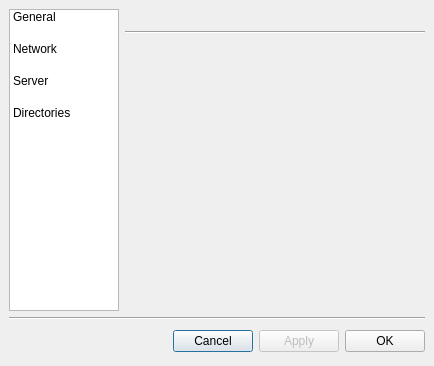
<ui version="4.0" >
 <class>Settings</class>
 <widget class="QDialog" name="Settings" >
  <property name="geometry" >
   <rect>
    <x>0</x>
    <y>0</y>
    <width>434</width>
    <height>366</height>
   </rect>
  </property>
  <property name="windowTitle" >
   <string>Settings</string>
  </property>
  <property name="windowIcon" >
   <iconset/>
  </property>
  <layout class="QGridLayout" >
   <property name="margin" >
    <number>9</number>
   </property>
   <property name="spacing" >
    <number>6</number>
   </property>
   <item row="0" column="1" >
    <layout class="QVBoxLayout" >
     <property name="margin" >
      <number>0</number>
     </property>
     <property name="spacing" >
      <number>6</number>
     </property>
     <item>
      <widget class="QLabel" name="pageName" >
       <property name="sizePolicy" >
        <sizepolicy>
         <hsizetype>1</hsizetype>
         <vsizetype>4</vsizetype>
         <horstretch>0</horstretch>
         <verstretch>0</verstretch>
        </sizepolicy>
       </property>
       <property name="font" >
        <font>
         <family>Sans Serif</family>
         <pointsize>9</pointsize>
         <weight>75</weight>
         <italic>false</italic>
         <bold>true</bold>
         <underline>false</underline>
         <strikeout>false</strikeout>
        </font>
       </property>
       <property name="text" >
        <string/>
       </property>
      </widget>
     </item>
     <item>
      <widget class="Line" name="line_2" >
       <property name="orientation" >
        <enum>Qt::Horizontal</enum>
       </property>
      </widget>
     </item>
    </layout>
   </item>
   <item row="3" column="0" colspan="2" >
    <layout class="QHBoxLayout" >
     <property name="margin" >
      <number>0</number>
     </property>
     <property name="spacing" >
      <number>6</number>
     </property>
     <item>
      <spacer>
       <property name="orientation" >
        <enum>Qt::Horizontal</enum>
       </property>
       <property name="sizeHint" >
        <size>
         <width>312</width>
         <height>31</height>
        </size>
       </property>
      </spacer>
     </item>
     <item>
      <widget class="QPushButton" name="canceButton" >
       <property name="minimumSize" >
        <size>
         <width>0</width>
         <height>22</height>
        </size>
       </property>
       <property name="text" >
        <string>Cancel</string>
       </property>
      </widget>
     </item>
     <item>
      <widget class="QPushButton" name="applyButton" >
       <property name="enabled" >
        <bool>false</bool>
       </property>
       <property name="minimumSize" >
        <size>
         <width>0</width>
         <height>22</height>
        </size>
       </property>
       <property name="text" >
        <string>Apply</string>
       </property>
      </widget>
     </item>
     <item>
      <widget class="QPushButton" name="okButton" >
       <property name="minimumSize" >
        <size>
         <width>0</width>
         <height>22</height>
        </size>
       </property>
       <property name="text" >
        <string>OK</string>
       </property>
      </widget>
     </item>
    </layout>
   </item>
   <item rowspan="2" row="0" column="0" >
    <widget class="QListWidget" name="listWidget" >
     <property name="minimumSize" >
      <size>
       <width>110</width>
       <height>0</height>
      </size>
     </property>
     <property name="maximumSize" >
      <size>
       <width>110</width>
       <height>16777215</height>
      </size>
     </property>
     <property name="alternatingRowColors" >
      <bool>false</bool>
     </property>
     <property name="iconSize" >
      <size>
       <width>24</width>
       <height>24</height>
      </size>
     </property>
     <property name="textElideMode" >
      <enum>Qt::ElideMiddle</enum>
     </property>
     <property name="movement" >
      <enum>QListView::Static</enum>
     </property>
     <property name="flow" >
      <enum>QListView::TopToBottom</enum>
     </property>
     <property name="isWrapping" stdset="0" >
      <bool>false</bool>
     </property>
     <property name="resizeMode" >
      <enum>QListView::Fixed</enum>
     </property>
     <property name="layoutMode" >
      <enum>QListView::SinglePass</enum>
     </property>
     <property name="gridSize" >
      <size>
       <width>100</width>
       <height>32</height>
      </size>
     </property>
     <property name="viewMode" >
      <enum>QListView::ListMode</enum>
     </property>
     <property name="modelColumn" >
      <number>0</number>
     </property>
     <property name="uniformItemSizes" >
      <bool>true</bool>
     </property>
     <property name="currentRow" >
      <number>-1</number>
     </property>
     <item>
      <property name="text" >
       <string>General</string>
      </property>
      <property name="icon" >
       <iconset resource="../images.qrc" >:/images/misc.png</iconset>
      </property>
     </item>
     <item>
      <property name="text" >
       <string>Network</string>
      </property>
      <property name="icon" >
       <iconset resource="../images.qrc" >:/images/connect_24x24_shadow.png</iconset>
      </property>
     </item>
     <item>
      <property name="text" >
       <string>Server</string>
      </property>
      <property name="icon" >
       <iconset resource="../images.qrc" >:/images/webcache_24x24.png</iconset>
      </property>
     </item>
     <item>
      <property name="text" >
       <string>Directories</string>
      </property>
      <property name="icon" >
       <iconset resource="../images.qrc" >:/images/directories_24x24.png</iconset>
      </property>
     </item>
    </widget>
   </item>
   <item row="2" column="0" colspan="2" >
    <widget class="Line" name="line" >
     <property name="orientation" >
      <enum>Qt::Horizontal</enum>
     </property>
    </widget>
   </item>
   <item row="1" column="1" >
    <widget class="QStackedWidget" name="stackedWidget" >
     <property name="currentIndex" >
      <number>0</number>
     </property>
     <widget class="QWidget" name="page_2" />
    </widget>
   </item>
  </layout>
 </widget>
 <resources>
  <include location="../images.qrc" />
 </resources>
 <connections>
  <connection>
   <sender>okButton</sender>
   <signal>clicked()</signal>
   <receiver>Settings</receiver>
   <slot>accept()</slot>
   <hints>
    <hint type="sourcelabel" >
     <x>278</x>
     <y>253</y>
    </hint>
    <hint type="destinationlabel" >
     <x>96</x>
     <y>254</y>
    </hint>
   </hints>
  </connection>
  <connection>
   <sender>canceButton</sender>
   <signal>clicked()</signal>
   <receiver>Settings</receiver>
   <slot>reject()</slot>
   <hints>
    <hint type="sourcelabel" >
     <x>369</x>
     <y>253</y>
    </hint>
    <hint type="destinationlabel" >
     <x>179</x>
     <y>282</y>
    </hint>
   </hints>
  </connection>
 </connections>
</ui>
